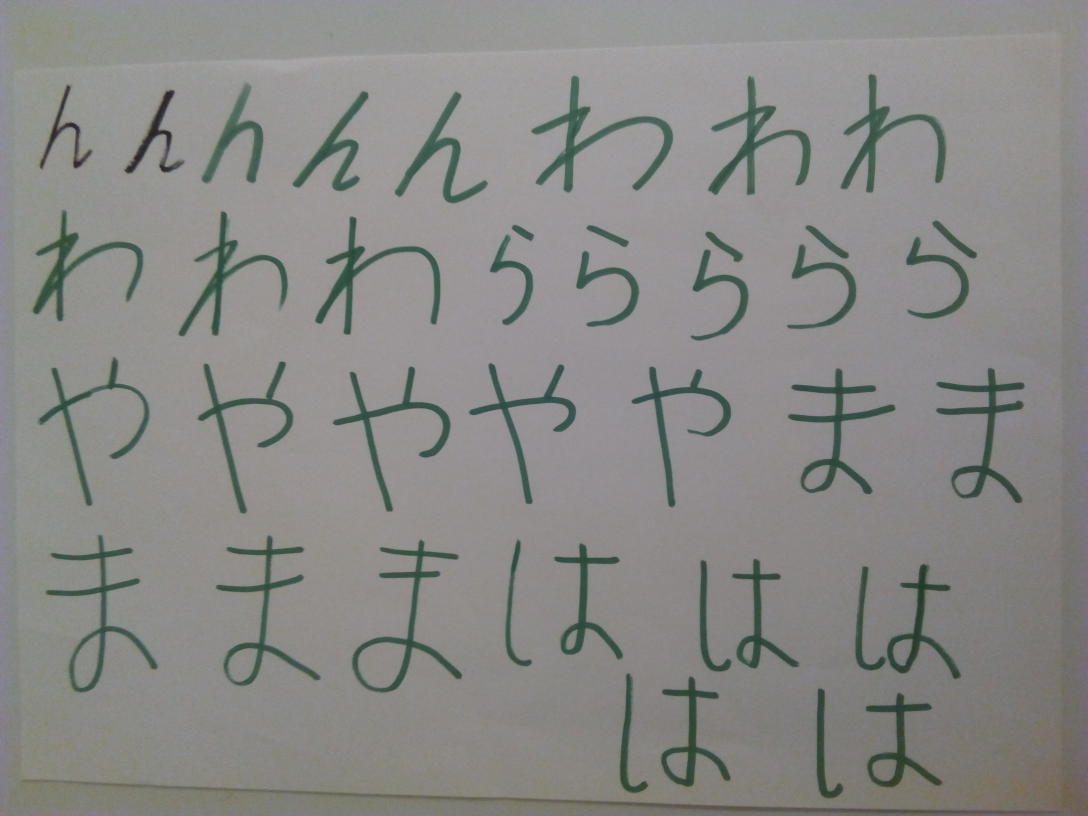
#> input picture raw/IMG_20171121_192255.jpg, 3264 x 2448 px, found by its file name (shown at 1/3 size); its folder holds only this picture in this run
$ python color_finding.py   (older library calls are emulated)
#> lines starting #> are read from the running program, lines starting #| are printed output that depends on the picture; after the words box and inside, x2 and y2 are one past the last pixel; in counts of white or black regions, pixels touching at a corner belong together
import cv2
import os
import numpy as np
from matplotlib import pyplot as plt
import random

DIR = "C:/Users/Makasz/PycharmProjects/Test01/raw"
moz = []

for filename in os.listdir(DIR):
    print("Processing file " + filename)
    img = cv2.imread(DIR + "/" + filename)
#> img is the input picture: shape (2448, 3264, 3); mean B, G, R 134.8, 137.1, 137.4
    v = np.median(img)
#> v = 142
    height = len(img)
#> height = 2448
    width = len(img[0])
#> width = 3264
    kernel = np.ones((5, 5), np.uint8)
    bitmap = cv2.cvtColor(img, cv2.COLOR_BGR2GRAY)
    bitmap = cv2.adaptiveThreshold(bitmap, 255, cv2.ADAPTIVE_THRESH_GAUSSIAN_C, cv2.THRESH_BINARY_INV, 151, 20)  # Mozna użyc adaptive/otsu threshold
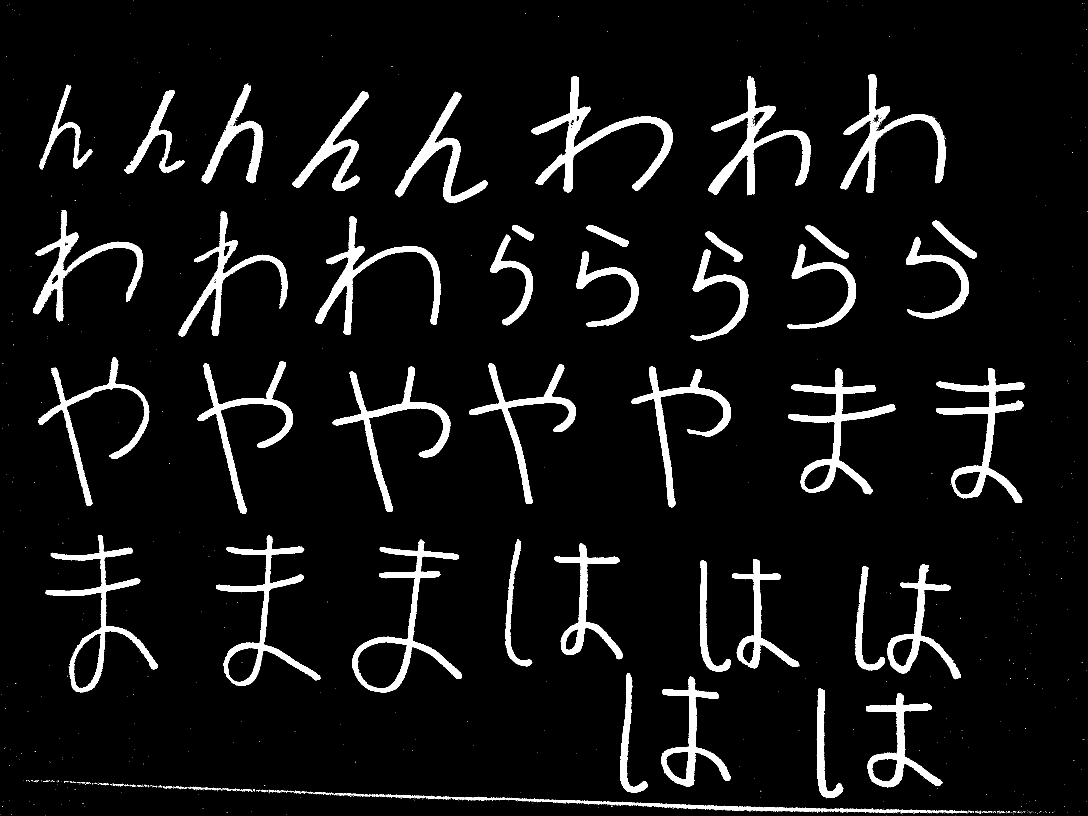
#> bitmap: shape (2448, 3264) (shown at 1/3 size); 7% white; 863 white regions (774 under 20 px), largest, box (x1, y1, x2, y2) and area: (1594, 228, 2019, 579) 25111, (2364, 1105, 2687, 1483) 22726, (2808, 1104, 3074, 1509) 21969

    img_dil, img_erd = [], bitmap
#> img_dil = []

    for i in range(15):
        img_dil = cv2.dilate(img_erd, kernel, iterations=1)
        img_erd = cv2.erode(img_dil, kernel, iterations=1)
#> this loop made 15 passes
#> pass 1, `img_dil = cv2.dilate(img_erd, kernel, iterations=1)`:
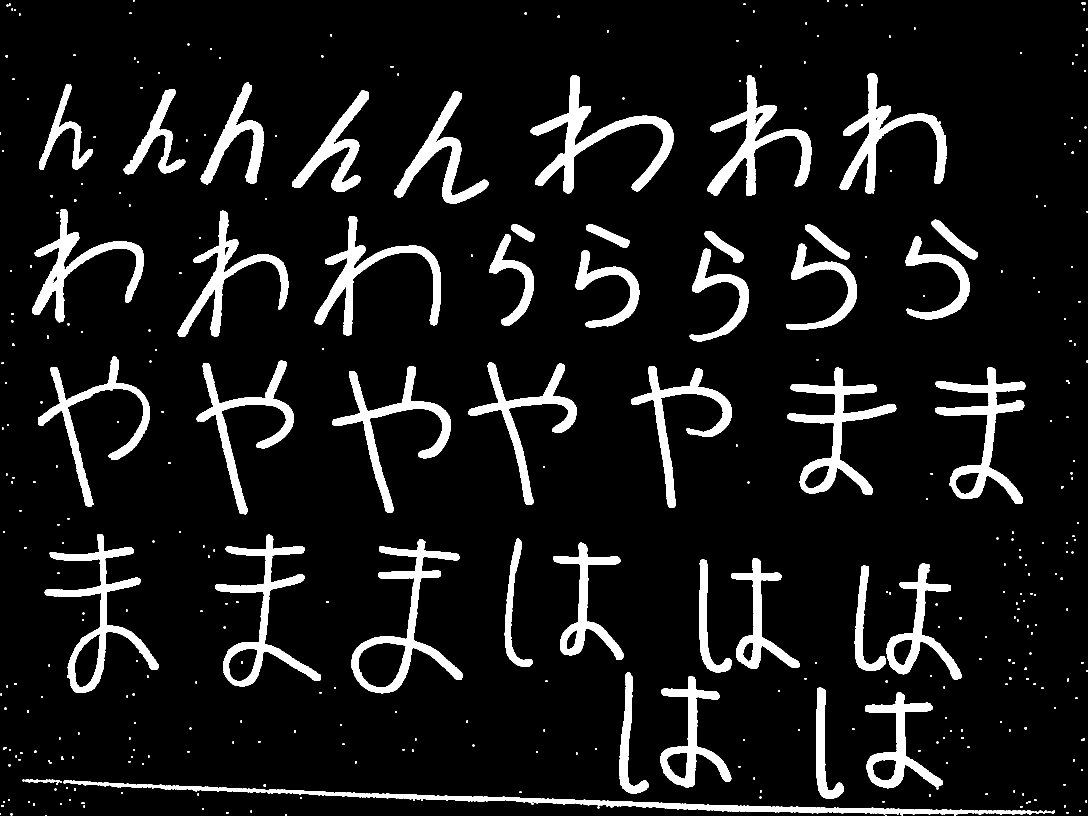
#> img_dil: shape (2448, 3264) (shown at 1/3 size); 9.3% white; 374 white regions (4 under 20 px), largest, box (x1, y1, x2, y2) and area: (329, 2349, 3080, 2448) 34100, (1592, 226, 2021, 581) 31524, (2362, 1103, 2689, 1485) 28615

    bitmap = img_erd

    img_cnt, cnts, hierarchy = cv2.findContours(bitmap.copy(), cv2.RETR_EXTERNAL, cv2.CHAIN_APPROX_SIMPLE)
#> cnts = 396 contours, 350 with area under 20; largest, box (x1, y1, x2, y2) and area: (1057, 1619, 1386, 2078) 36240, (136, 1605, 473, 2077) 28554, (648, 1606, 961, 2057) 26220, (2364, 1105, 2687, 1483) 25508, (2808, 1104, 3074, 1509) 24896

    #bitmap = cv2.cvtColor(bitmap, cv2.COLOR_GRAY2BGR)
    MIN_LETTER_SIZE = height * width / 2000
#> MIN_LETTER_SIZE = 3995.1
    print(len(cnts))
#| 396
    for i in range(len(cnts)):
        moments = cv2.moments(cnts[i])
        # if moments['mu02'] < 50000.0:
        #     continue
        if cv2.contourArea(cnts[i]) < MIN_LETTER_SIZE or moments['mu02'] < 50000.0:
            cv2.drawContours(bitmap, cnts, i, (255, 255, 255), cv2.FILLED)
        else:
            x, y, w, h = cv2.boundingRect(cnts[i])
            #cv2.rectangle(bitmap, (x, y), (x + w, y + h), (0, 255, 0), 2)
            cv2.imwrite("final\\" + str(i) + "_" + filename , bitmap[y: y + h, x: x + w])
#> this loop made 396 passes
#> (x, y, w, h) on pass 61: (457, 2356, 2621, 87)
    img_final = bitmap
    cv2.imwrite("final\\" + filename, img_final)
    moz.append(img_final)
